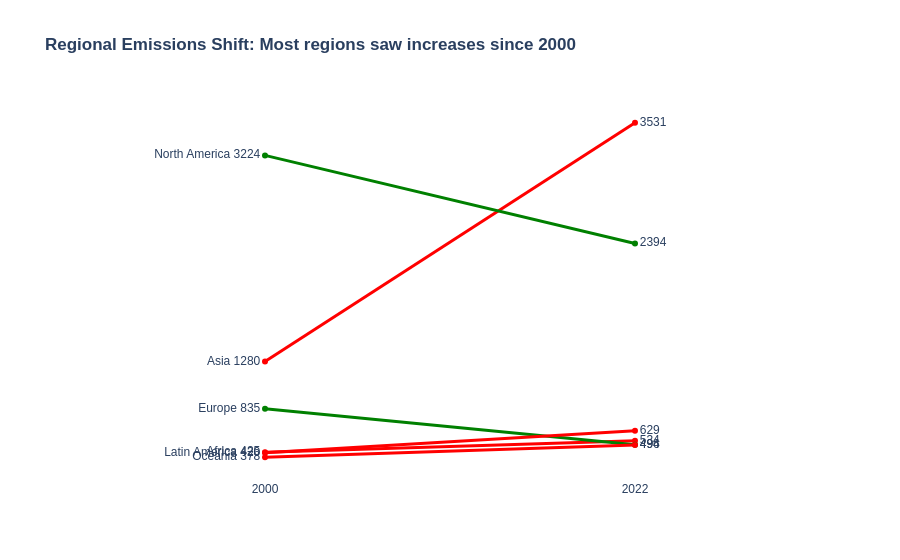

Notebook cell for this chart:
### Markdown cell above
---
## Task 2 — Slopegraph: Regional Change 2000 vs 2022

**What to build:** A slopegraph comparing **average regional CO2 emissions** between 2000 and 2022.

**Requirements:**
- One line per region (not per country — aggregate first)
- Colour: regions that increased = one colour; decreased = another
- Values labelled at both ends of each line
- No y-axis tick labels (the endpoint labels make them redundant)
- Insight title stating which regions moved most

> 💡 `df.groupby(['Region','Year'])['CO2_Mt'].mean().reset_index()` then filter to 2000 and 2022

### Code cell
# Task 2 — Slopegraph: regional averages
# YOUR CODE HERE

df_reg = df.groupby(['Region', 'Year'])['CO2_Mt'].mean().reset_index()
df_slope = df_reg[df_reg['Year'].isin([2000, 2022])]

fig = go.Figure()

for region in df_slope['Region'].unique():
    df_r = df_slope[df_slope['Region'] == region].sort_values('Year')
    
    val_start = df_r['CO2_Mt'].iloc[0]
    val_end = df_r['CO2_Mt'].iloc[-1]
    
    line_color = "red" if val_end > val_start else "green"
    
    fig.add_trace(go.Scatter(
        x=df_r['Year'].astype(str),
        y=df_r['CO2_Mt'],
        mode='lines+markers+text',
        name=region,
        line=dict(color=line_color, width=3),
        text=[f"{region} {val_start:.0f}", f"{val_end:.0f}"],
        textposition=["middle left", "middle right"],
        showlegend=False
    ))

fig.update_layout(
    title="<b>Regional Emissions Shift: Most regions saw increases since 2000</b>",
    template='plotly_white',
    font=dict(family="Arial"),
    yaxis=dict(showticklabels=False, showgrid=False, zeroline=False),
    xaxis=dict(showgrid=False, range=[-0.5, 1.5])
)

fig.show()

### Figure 1 — Plotly figure (JSON) as saved in the notebook; plotly's stock layout.template omitted (floating-point values rounded to 4 significant figures)
{"data": [{"line": {"color": "red", "width": 3}, "mode": "lines+markers+text", "name": "Africa", "showlegend": false, "text": ["Africa 425", "534"], "textposition": ["middle left", "middle right"], "type": "scatter", "x": ["2000", "2022"], "y": [425.4, 534.4]}, {"line": {"color": "red", "width": 3}, "mode": "lines+markers+text", "name": "Asia", "showlegend": false, "text": ["Asia 1280", "3531"], "textposition": ["middle left", "middle right"], "type": "scatter", "x": ["2000", "2022"], "y": [1280.0, 3531.0]}, {"line": {"color": "green", "width": 3}, "mode": "lines+markers+text", "name": "Europe", "showlegend": false, "text": ["Europe 835", "496"], "textposition": ["middle left", "middle right"], "type": "scatter", "x": ["2000", "2022"], "y": [834.9, 496.5]}, {"line": {"color": "red", "width": 3}, "mode": "lines+markers+text", "name": "Latin America", "showlegend": false, "text": ["Latin America 420", "629"], "textposition": ["middle left", "middle right"], "type": "scatter", "x": ["2000", "2022"], "y": [419.9, 629.1]}, {"line": {"color": "green", "width": 3}, "mode": "lines+markers+text", "name": "North America", "showlegend": false, "text": ["North America 3224", "2394"], "textposition": ["middle left", "middle right"], "type": "scatter", "x": ["2000", "2022"], "y": [3224.0, 2394.0]}, {"line": {"color": "red", "width": 3}, "mode": "lines+markers+text", "name": "Oceania", "showlegend": false, "text": ["Oceania 378", "494"], "textposition": ["middle left", "middle right"], "type": "scatter", "x": ["2000", "2022"], "y": [378.4, 493.7]}], "layout": {"font": {"family": "Arial"}, "title": {"text": "<b>Regional Emissions Shift: Most regions saw increases since 2000</b>"}, "xaxis": {"range": [-0.5, 1.5], "showgrid": false}, "yaxis": {"showgrid": false, "showticklabels": false, "zeroline": false}}}
